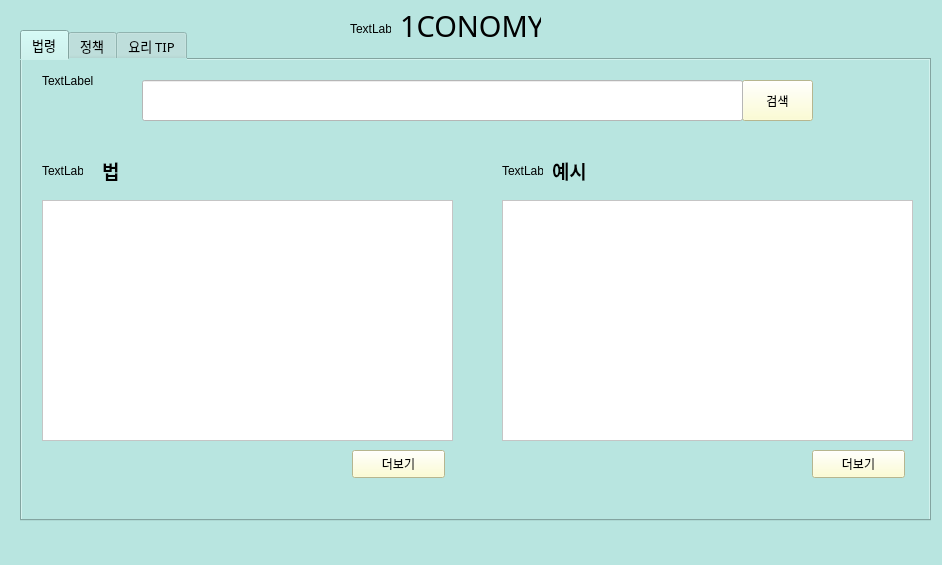
<?xml version="1.0" encoding="UTF-8"?>
<ui version="4.0">
 <class>Form</class>
 <widget class="QWidget" name="Form">
  <property name="geometry">
   <rect>
    <x>0</x>
    <y>0</y>
    <width>942</width>
    <height>565</height>
   </rect>
  </property>
  <property name="windowTitle">
   <string>1인 가구 생활 지원 프로그램</string>
  </property>
  <property name="autoFillBackground">
   <bool>false</bool>
  </property>
  <property name="styleSheet">
   <string notr="true">background-color: rgb(184, 229, 224);</string>
  </property>
  <widget class="QTabWidget" name="tabWidget">
   <property name="geometry">
    <rect>
     <x>20</x>
     <y>30</y>
     <width>911</width>
     <height>491</height>
    </rect>
   </property>
   <property name="font">
    <font>
     <family>맑은 고딕</family>
     <pointsize>10</pointsize>
     <weight>50</weight>
     <bold>false</bold>
    </font>
   </property>
   <property name="autoFillBackground">
    <bool>false</bool>
   </property>
   <property name="styleSheet">
    <string notr="true"/>
   </property>
   <property name="currentIndex">
    <number>0</number>
   </property>
   <widget class="QWidget" name="tab">
    <attribute name="title">
     <string>법령</string>
    </attribute>
    <widget class="QPushButton" name="BtnSrch">
     <property name="geometry">
      <rect>
       <x>720</x>
       <y>20</y>
       <width>71</width>
       <height>41</height>
      </rect>
     </property>
     <property name="font">
      <font>
       <family>맑은 고딕</family>
      </font>
     </property>
     <property name="styleSheet">
      <string notr="true">background-color: rgb(255, 255, 200);</string>
     </property>
     <property name="text">
      <string>검색</string>
     </property>
    </widget>
    <widget class="QLineEdit" name="lineEdit">
     <property name="geometry">
      <rect>
       <x>120</x>
       <y>20</y>
       <width>601</width>
       <height>41</height>
      </rect>
     </property>
     <property name="font">
      <font>
       <family>맑은 고딕</family>
      </font>
     </property>
     <property name="styleSheet">
      <string notr="true">background-color: rgb(255, 255, 255);</string>
     </property>
    </widget>
    <widget class="QTextBrowser" name="textBrowserLaw">
     <property name="geometry">
      <rect>
       <x>20</x>
       <y>140</y>
       <width>411</width>
       <height>241</height>
      </rect>
     </property>
     <property name="font">
      <font>
       <family>맑은 고딕</family>
      </font>
     </property>
     <property name="styleSheet">
      <string notr="true">background-color: rgb(255, 255, 255);</string>
     </property>
    </widget>
    <widget class="QLabel" name="labelLaw">
     <property name="geometry">
      <rect>
       <x>80</x>
       <y>100</y>
       <width>101</width>
       <height>21</height>
      </rect>
     </property>
     <property name="font">
      <font>
       <family>맑은 고딕</family>
       <pointsize>14</pointsize>
       <weight>75</weight>
       <bold>true</bold>
      </font>
     </property>
     <property name="text">
      <string>법</string>
     </property>
    </widget>
    <widget class="QTextBrowser" name="textBrowserEx">
     <property name="geometry">
      <rect>
       <x>480</x>
       <y>140</y>
       <width>411</width>
       <height>241</height>
      </rect>
     </property>
     <property name="font">
      <font>
       <family>맑은 고딕</family>
      </font>
     </property>
     <property name="styleSheet">
      <string notr="true">background-color: rgb(255, 255, 255);</string>
     </property>
    </widget>
    <widget class="QLabel" name="labelEx">
     <property name="geometry">
      <rect>
       <x>530</x>
       <y>100</y>
       <width>111</width>
       <height>21</height>
      </rect>
     </property>
     <property name="font">
      <font>
       <family>맑은 고딕</family>
       <pointsize>14</pointsize>
       <weight>75</weight>
       <bold>true</bold>
      </font>
     </property>
     <property name="text">
      <string>예시</string>
     </property>
    </widget>
    <widget class="QPushButton" name="btnMoreLaw">
     <property name="geometry">
      <rect>
       <x>330</x>
       <y>390</y>
       <width>93</width>
       <height>28</height>
      </rect>
     </property>
     <property name="font">
      <font>
       <family>맑은 고딕</family>
      </font>
     </property>
     <property name="styleSheet">
      <string notr="true">background-color: rgb(255, 255, 200);</string>
     </property>
     <property name="text">
      <string>더보기</string>
     </property>
    </widget>
    <widget class="QPushButton" name="btnMoreEx">
     <property name="geometry">
      <rect>
       <x>790</x>
       <y>390</y>
       <width>93</width>
       <height>28</height>
      </rect>
     </property>
     <property name="font">
      <font>
       <family>맑은 고딕</family>
      </font>
     </property>
     <property name="styleSheet">
      <string notr="true">background-color: rgb(255, 255, 200);</string>
     </property>
     <property name="text">
      <string>더보기</string>
     </property>
    </widget>
    <widget class="QLabel" name="imglbl_law">
     <property name="geometry">
      <rect>
       <x>20</x>
       <y>-10</y>
       <width>61</width>
       <height>61</height>
      </rect>
     </property>
     <property name="text">
      <string>TextLabel</string>
     </property>
    </widget>
    <widget class="QLabel" name="imglbl_crawl_law">
     <property name="geometry">
      <rect>
       <x>20</x>
       <y>90</y>
       <width>41</width>
       <height>41</height>
      </rect>
     </property>
     <property name="text">
      <string>TextLabel</string>
     </property>
    </widget>
    <widget class="QLabel" name="imglbl_ex">
     <property name="geometry">
      <rect>
       <x>480</x>
       <y>90</y>
       <width>41</width>
       <height>41</height>
      </rect>
     </property>
     <property name="text">
      <string>TextLabel</string>
     </property>
    </widget>
   </widget>
   <widget class="QWidget" name="tab_2">
    <attribute name="title">
     <string>정책</string>
    </attribute>
    <widget class="QPushButton" name="Btnsrch">
     <property name="geometry">
      <rect>
       <x>720</x>
       <y>20</y>
       <width>71</width>
       <height>41</height>
      </rect>
     </property>
     <property name="font">
      <font>
       <family>맑은 고딕</family>
      </font>
     </property>
     <property name="styleSheet">
      <string notr="true">background-color: rgb(255, 255, 200);</string>
     </property>
     <property name="text">
      <string>검색</string>
     </property>
    </widget>
    <widget class="QLineEdit" name="lineEdit_srch">
     <property name="geometry">
      <rect>
       <x>120</x>
       <y>20</y>
       <width>601</width>
       <height>41</height>
      </rect>
     </property>
     <property name="font">
      <font>
       <family>맑은 고딕</family>
      </font>
     </property>
     <property name="styleSheet">
      <string notr="true">background-color: rgb(255, 255, 255);</string>
     </property>
    </widget>
    <widget class="QListWidget" name="listWidget">
     <property name="geometry">
      <rect>
       <x>290</x>
       <y>90</y>
       <width>581</width>
       <height>331</height>
      </rect>
     </property>
     <property name="font">
      <font>
       <family>맑은 고딕</family>
      </font>
     </property>
     <property name="styleSheet">
      <string notr="true">background-color: rgb(255, 255, 255);</string>
     </property>
     <property name="textElideMode">
      <enum>Qt::ElideMiddle</enum>
     </property>
    </widget>
    <widget class="QLabel" name="imglbl_judge">
     <property name="geometry">
      <rect>
       <x>30</x>
       <y>10</y>
       <width>61</width>
       <height>61</height>
      </rect>
     </property>
     <property name="text">
      <string>TextLabel</string>
     </property>
    </widget>
    <widget class="QWidget" name="verticalLayoutWidget">
     <property name="geometry">
      <rect>
       <x>90</x>
       <y>110</y>
       <width>193</width>
       <height>291</height>
      </rect>
     </property>
     <layout class="QVBoxLayout" name="verticalLayout_3">
      <item>
       <layout class="QHBoxLayout" name="horizontalLayout_2">
        <item>
         <widget class="QLabel" name="label">
          <property name="sizePolicy">
           <sizepolicy hsizetype="Expanding" vsizetype="Preferred">
            <horstretch>0</horstretch>
            <verstretch>0</verstretch>
           </sizepolicy>
          </property>
          <property name="font">
           <font>
            <family>맑은 고딕</family>
           </font>
          </property>
          <property name="text">
           <string>       나이         </string>
          </property>
          <property name="alignment">
           <set>Qt::AlignCenter</set>
          </property>
         </widget>
        </item>
        <item>
         <widget class="QLineEdit" name="lineEdit_age">
          <property name="sizePolicy">
           <sizepolicy hsizetype="Expanding" vsizetype="Fixed">
            <horstretch>0</horstretch>
            <verstretch>0</verstretch>
           </sizepolicy>
          </property>
          <property name="font">
           <font>
            <family>맑은 고딕</family>
           </font>
          </property>
          <property name="styleSheet">
           <string notr="true">background-color: rgb(255, 255, 255);</string>
          </property>
         </widget>
        </item>
       </layout>
      </item>
      <item>
       <layout class="QHBoxLayout" name="horizontalLayout">
        <item>
         <widget class="QLabel" name="label_2">
          <property name="font">
           <font>
            <family>맑은 고딕</family>
           </font>
          </property>
          <property name="text">
           <string>분야</string>
          </property>
          <property name="alignment">
           <set>Qt::AlignCenter</set>
          </property>
         </widget>
        </item>
        <item>
         <widget class="QComboBox" name="comboBox_plcy">
          <property name="font">
           <font>
            <family>맑은 고딕</family>
           </font>
          </property>
          <property name="styleSheet">
           <string notr="true">background-color: rgb(255, 255, 255);</string>
          </property>
         </widget>
        </item>
       </layout>
      </item>
      <item>
       <layout class="QHBoxLayout" name="horizontalLayout_3">
        <item>
         <widget class="QLabel" name="label_3">
          <property name="font">
           <font>
            <family>맑은 고딕</family>
           </font>
          </property>
          <property name="text">
           <string>교육상태</string>
          </property>
          <property name="alignment">
           <set>Qt::AlignCenter</set>
          </property>
         </widget>
        </item>
        <item>
         <widget class="QComboBox" name="comboBox_edu">
          <property name="font">
           <font>
            <family>맑은 고딕</family>
           </font>
          </property>
          <property name="styleSheet">
           <string notr="true">background-color: rgb(255, 255, 255);</string>
          </property>
         </widget>
        </item>
       </layout>
      </item>
      <item>
       <layout class="QHBoxLayout" name="horizontalLayout_4">
        <item>
         <widget class="QLabel" name="label_4">
          <property name="font">
           <font>
            <family>맑은 고딕</family>
           </font>
          </property>
          <property name="text">
           <string>지역</string>
          </property>
          <property name="alignment">
           <set>Qt::AlignCenter</set>
          </property>
         </widget>
        </item>
        <item>
         <widget class="QComboBox" name="comboBox_reg">
          <property name="font">
           <font>
            <family>맑은 고딕</family>
           </font>
          </property>
          <property name="styleSheet">
           <string notr="true">background-color: rgb(255, 255, 255);</string>
          </property>
         </widget>
        </item>
       </layout>
      </item>
      <item>
       <layout class="QHBoxLayout" name="horizontalLayout_6">
        <item>
         <widget class="QLabel" name="label_6">
          <property name="font">
           <font>
            <family>맑은 고딕</family>
           </font>
          </property>
          <property name="text">
           <string>취업상태</string>
          </property>
          <property name="alignment">
           <set>Qt::AlignCenter</set>
          </property>
         </widget>
        </item>
        <item>
         <widget class="QComboBox" name="comboBox_emp">
          <property name="font">
           <font>
            <family>맑은 고딕</family>
           </font>
          </property>
          <property name="styleSheet">
           <string notr="true">background-color: rgb(255, 255, 255);</string>
          </property>
         </widget>
        </item>
       </layout>
      </item>
      <item>
       <layout class="QHBoxLayout" name="horizontalLayout_5">
        <item>
         <widget class="QLabel" name="label_5">
          <property name="font">
           <font>
            <family>맑은 고딕</family>
           </font>
          </property>
          <property name="text">
           <string>특화분야</string>
          </property>
          <property name="alignment">
           <set>Qt::AlignCenter</set>
          </property>
         </widget>
        </item>
        <item>
         <widget class="QComboBox" name="comboBox_spec">
          <property name="font">
           <font>
            <family>맑은 고딕</family>
           </font>
          </property>
          <property name="styleSheet">
           <string notr="true">background-color: rgb(255, 255, 255);</string>
          </property>
         </widget>
        </item>
       </layout>
      </item>
     </layout>
    </widget>
    <widget class="QLabel" name="lblck1">
     <property name="geometry">
      <rect>
       <x>70</x>
       <y>130</y>
       <width>25</width>
       <height>25</height>
      </rect>
     </property>
     <property name="text">
      <string>TextLabel</string>
     </property>
    </widget>
    <widget class="QLabel" name="lblck1_2">
     <property name="geometry">
      <rect>
       <x>70</x>
       <y>175</y>
       <width>25</width>
       <height>25</height>
      </rect>
     </property>
     <property name="text">
      <string>TextLabel</string>
     </property>
    </widget>
    <widget class="QLabel" name="lblck1_3">
     <property name="geometry">
      <rect>
       <x>70</x>
       <y>220</y>
       <width>25</width>
       <height>25</height>
      </rect>
     </property>
     <property name="text">
      <string>TextLabel</string>
     </property>
    </widget>
    <widget class="QLabel" name="lblck1_4">
     <property name="geometry">
      <rect>
       <x>70</x>
       <y>265</y>
       <width>25</width>
       <height>25</height>
      </rect>
     </property>
     <property name="text">
      <string>TextLabel</string>
     </property>
    </widget>
    <widget class="QLabel" name="lblck1_5">
     <property name="geometry">
      <rect>
       <x>70</x>
       <y>310</y>
       <width>25</width>
       <height>25</height>
      </rect>
     </property>
     <property name="text">
      <string>TextLabel</string>
     </property>
    </widget>
    <widget class="QLabel" name="lblck1_6">
     <property name="geometry">
      <rect>
       <x>70</x>
       <y>355</y>
       <width>25</width>
       <height>25</height>
      </rect>
     </property>
     <property name="text">
      <string>TextLabel</string>
     </property>
    </widget>
   </widget>
   <widget class="QWidget" name="tab_3">
    <attribute name="title">
     <string>요리 TIP</string>
    </attribute>
    <widget class="QPushButton" name="pushButton">
     <property name="geometry">
      <rect>
       <x>720</x>
       <y>20</y>
       <width>71</width>
       <height>41</height>
      </rect>
     </property>
     <property name="font">
      <font>
       <family>맑은 고딕</family>
      </font>
     </property>
     <property name="styleSheet">
      <string notr="true">background-color: rgb(255, 255, 200);</string>
     </property>
     <property name="text">
      <string>검색</string>
     </property>
    </widget>
    <widget class="QLineEdit" name="lineEdit_2">
     <property name="geometry">
      <rect>
       <x>120</x>
       <y>20</y>
       <width>601</width>
       <height>41</height>
      </rect>
     </property>
     <property name="font">
      <font>
       <family>맑은 고딕</family>
      </font>
     </property>
     <property name="styleSheet">
      <string notr="true">background-color: rgb(255, 255, 255);</string>
     </property>
    </widget>
    <widget class="QLabel" name="imglbl_food">
     <property name="geometry">
      <rect>
       <x>30</x>
       <y>10</y>
       <width>61</width>
       <height>60</height>
      </rect>
     </property>
     <property name="text">
      <string>TextLabel</string>
     </property>
    </widget>
    <widget class="QWidget" name="horizontalLayoutWidget_2">
     <property name="geometry">
      <rect>
       <x>220</x>
       <y>390</y>
       <width>451</width>
       <height>51</height>
      </rect>
     </property>
     <layout class="QHBoxLayout" name="horizontalLayout_7"/>
    </widget>
   </widget>
  </widget>
  <widget class="QLabel" name="label_8">
   <property name="geometry">
    <rect>
     <x>400</x>
     <y>10</y>
     <width>141</width>
     <height>31</height>
    </rect>
   </property>
   <property name="font">
    <font>
     <family>Rage Italic</family>
     <pointsize>22</pointsize>
     <weight>50</weight>
     <bold>false</bold>
    </font>
   </property>
   <property name="text">
    <string>1CONOMY</string>
   </property>
  </widget>
  <widget class="QLabel" name="imglbl_title">
   <property name="geometry">
    <rect>
     <x>350</x>
     <y>10</y>
     <width>41</width>
     <height>38</height>
    </rect>
   </property>
   <property name="text">
    <string>TextLabel</string>
   </property>
  </widget>
 </widget>
 <resources/>
 <connections/>
</ui>
